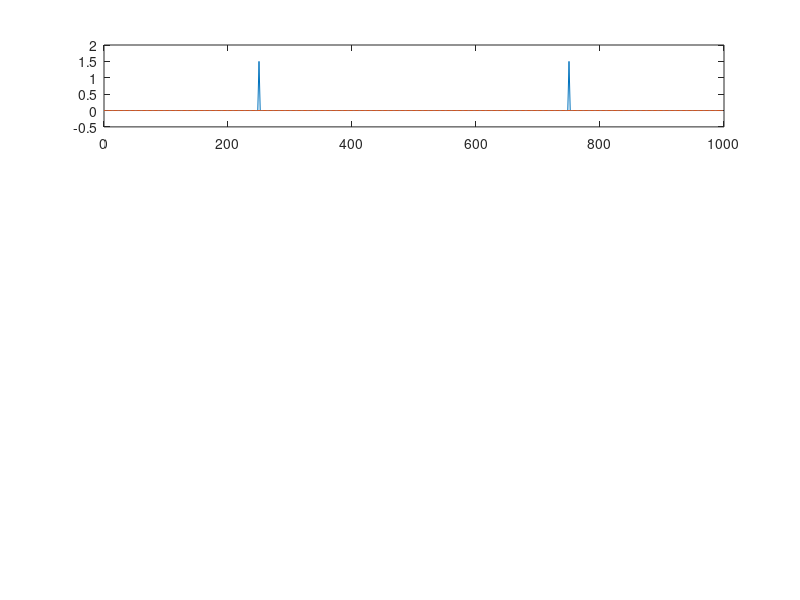

This chart was generated by the following MATLAB code: (Note: this script raises an error after producing the figure.)
# Lab 5, part 1
no_samples = 512;
no_samples2 = no_samples / 2;
fs = 1000;
cf = fs / no_samples; # Coversion factor from samples to frequency
n = 0 : no_samples - 1;

# Generate requested signals
x0c = 3 * cos (2 * pi * n * 250 / fs);
x0s = 3 * sin (2 * pi * n * 250 / fs);
resp_x0c = fft (x0c) / no_samples; 
resp_x0s = fft (x0s) / no_samples; 
f = n * cf;

# Frequency response - real part
subplot (4, 1, 1);
plot (f, real ([resp_x0c; resp_x0s]));
xtitle ('Frekvencni odziv - Realni del','frekv [Hz]','amplituda lin.');
legend ('cos', 'sin');

# Frequency response - imaginary part
subplot (4, 1, 2);
plot (f, imag ([resp_x0c; resp_x0s]));
xtitle ('Frekvencni odziv - Imaginarni del','frekv [Hz]','amplituda lin.');
legend ('cos', 'sin');


# Generate required signals
x1 = 3   * cos (2 * pi * n * 250      / fs + pi / 4);
x2 = 0.7 * cos (2 * pi * n * 50.78125 / fs - pi / 8);
x3 = x2 + x1;

# Calculate response: amplitude and phase
resp_x3 = fft (x3) / no_samples;
ampl_x3 = abs (resp_x3(1:no_samples2));
phase = atan2 (imag (resp_x3(1:no_samples2)),
               real (resp_x3(1:no_samples2)));
subplot (4, 1, 3);
plot (f(1:no_samples2), ampl_x3);
xtitle ("Amplitudni odziv", "frekv [Hz]", "amplituda lin.");

# Find peaks
[vs is] = findpeaks (ampl_x3', "MinPeakheight", .05);
printf("Point %4d: f = %6.2f | A = %6.2f, Ph = %6.2f\n", ...
       [is'; (is' - 1) * cf; ampl_x3(is); phase(is)])
# Plot peaks
hold all
plot (f(is), vs, "*r")
hold off


# Generate signal with frequency that fits in between two ticks
x22 = 0.7 * cos (2 * pi * n * (50.78125 + ((f(2) - f(1)) / 2)) / fs - pi / 8);
resp_x22 = fft (x22) / no_samples;
ampl_x22 = abs (resp_x22(1:no_samples2));
[ans pos] = findpeaks (ampl_x22')
subplot (4, 1, 4)
plot ((pos-10:pos+10) * cf, [ampl_x3(pos-10:pos+10); ampl_x22(pos-10:pos+10)])
xtitle('Amplitudni odziv x3 in x22','Frekvenca [Hz]','Amplituda')  
